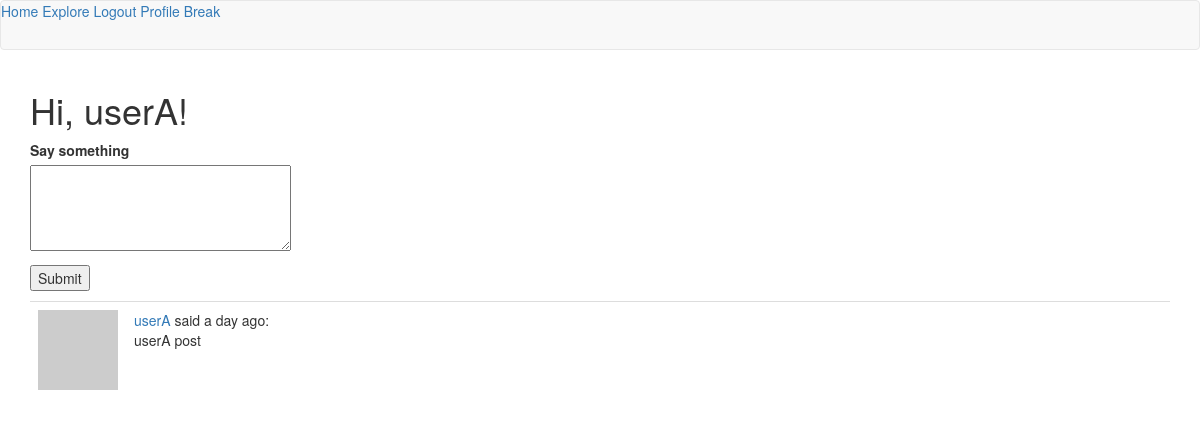
Page /index (signed in) on the committed database.
### app/models.py (models this page shows, shortened)
class User(UserMixin, db.Model):
    id = db.Column(db.Integer, primary_key=True)
    username = db.Column(db.String(64), index=True, unique=True)
    email = db.Column(db.String(120), index=True, unique=True)
    password_hash = db.Column(db.String(128))
    posts = db.relationship('Post', backref='author', lazy='dynamic')
    about_me = db.Column(db.String(140))
    last_seen = db.Column(db.DateTime, default=datetime.utcnow)
    '''
    implementing followers
    the following relationship implements this idea:
    A follows B. A is the left User. B is the right User.
    If we query A, we get the list of users followed by A.

    Below,
    • 'User' is the user followed by A.
    • secondary is the aux. table above this class.
    • primary join is the condition that links A to B.
        - the follower id matches self.id (first var. in this class above)
    • secondaryjoin links B to A. B is the followed user, so they have the
      same id.
    • backref

    '''
    followed = db.relationship(
        'User', secondary=followers,
        primaryjoin=(followers.c.follower_id == id),
        secondaryjoin=(followers.c.followed_id == id),
        backref=db.backref('followers', lazy='dynamic'), lazy='dynamic')
    def followed_posts(self):
        just_followed_posts = Post.query.join(
        followers, (followers.c.followed_id==Post.user_id)).filter(
        followers.c.follower_id==self.id)
        own_posts = Post.query.filter_by(user_id=self.id)
        return just_followed_posts.union(own_posts).order_by(Post.timestamp.desc())
    def avatar(self, size):
        return 'https://www.gravatar.com/avatar/%s?d=identicon&s=%d' % (md5(self.email.encode('utf-8')).hexdigest(), size)
    '''
    Implement following and unfollowing other users.
    '''

class Post(db.Model):
    id = db.Column(db.Integer, primary_key=True)
    body = db.Column(db.String(140))
    timestamp = db.Column(db.DateTime, index=True, default=datetime.utcnow)
    user_id = db.Column(db.Integer, db.ForeignKey('user.id'))

### app/routes.py (the view, shortened to what this page needs)
@app.route('/', methods=['GET','POST'])
@app.route('/index', methods=['GET','POST'])
@login_required # decorator used by Flask-Login to ensure a user must be logged in to view this page
def index():
	form=PostForm()
	page = request.args.get('page', 1, type=int)
	posts = current_user.followed_posts().paginate(
		page, app.config['POSTS_PER_PAGE'], False)
	next_url = url_for('index', page=posts.next_num) \
		if posts.has_next else None
	prev_url = url_for('index', page=posts.prev_num) \
		if posts.has_prev else None
	return render_template('index.html', title='Home', form=form,
		posts=posts.items, next_url=next_url,
		prev_url=prev_url)

### app/forms.py
class PostForm(FlaskForm):
    post = TextAreaField('Say something', validators=[DataRequired(), Length(min=1,max=140)])
    submit = SubmitField('Submit')

### app/models.py (called while the page is built)
@login.user_loader
def load_user(id):
    return User.query.get(int(id))

### app/routes.py (called while the page is built)
@app.before_request
def before_request():
	if current_user.is_authenticated:
		current_user.last_seen = datetime.utcnow()
		db.session.commit()

### app/templates/index.html (shortened to what this page needs)
{% extends "base.html" %}
{% block app_content %}
    <h1>Hi, {{ current_user.username }}!</h1>
    {% if form %}
    <form action="" method="post">
        <p>
            {{ form.post.label }}<br>
            {{ form.post(cols=32, rows=4) }}<br>
        </p>
        <p>{{ form.submit() }}</p>
    </form>
    {% endif %}
    {% for post in posts %}
      {% include '_post.html' %}
    {% endfor %}
{% endblock %}

### app/templates/_post.html
 <table class="table table-hover">
        <tr>
            <td width="70px">
                <a href="{{ url_for('user', username=post.author.username) }}">
                    <img src="{{ post.author.avatar(70) }}" />
                </a>
            </td>
            <td>
              <a href="{{ url_for('user', username=post.author.username) }}">
                  {{ post.author.username }}
              </a>
              said {{ moment(post.timestamp).fromNow() }}:
              <br>
              {{ post.body }}
            </td>
        </tr>
    </table>

### rows in the picture
User: username "userA"
Post: author.username "userA", timestamp "a day ago", body "userA post"
